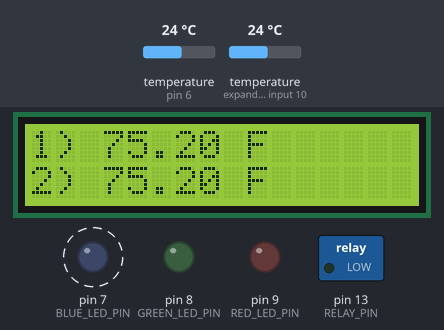
Bench run of a sketch on a simulated Arduino Uno, built with avr-gcc and run on an emulated ATmega328P. Parts: 16×2 character LCD, switched loads named in the sketch (green lamp = pin HIGH), output pins drawn as LEDs (lit = HIGH). Dashed ring = blinking. Inputs (shaded band) come from the test bench; at power-on: temperature (sensors on pin 6, expander input 10) 24 °C. What the sketch prints to the serial monitor is not drawn.

Above: at 2.5 s.
2.6 s: temperature (sensor on pin 6) set to 23.3 °C
At 4.7 s:
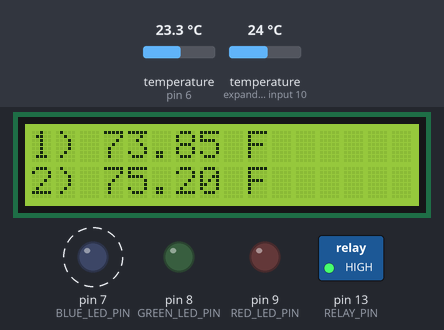
7.3 s: temperature (sensor on pin 6) set to 28 °C
At 7.65 s:
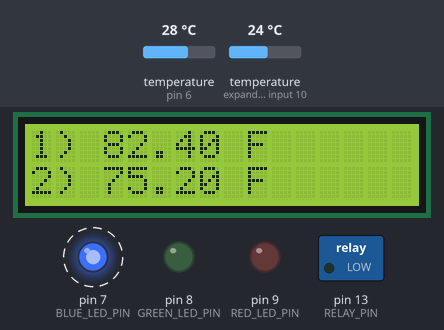
13.4 s: temperature (sensor on expander input 10) set to 12 °C
At 16.3 s:
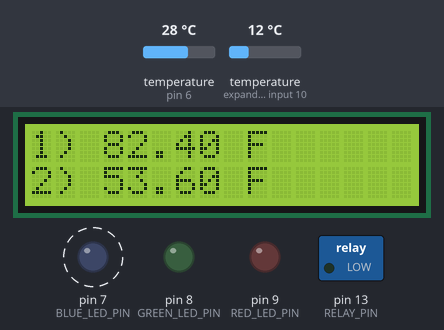
16.6 s: temperature (sensor on expander input 10) set to 19 °C
At 18.5 s:
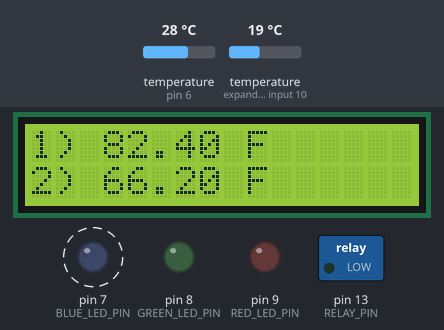
19.4 s: temperature (sensor on pin 6) set to 12 °C
At 20.82 s:
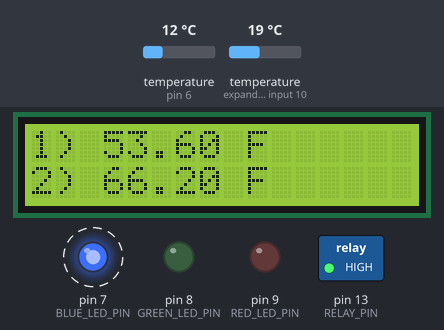
22.2 s: temperature (sensor on expander input 10) set to 28 °C
At 23.3 s:
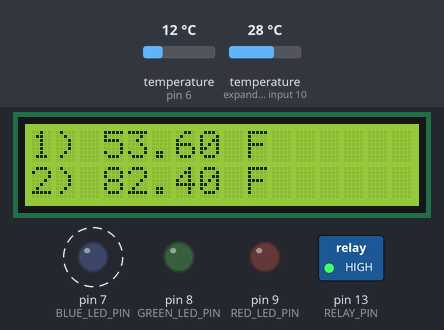
Timing chart, 0 to 26.0 s (numbered marks = the images above; inputs shaded):
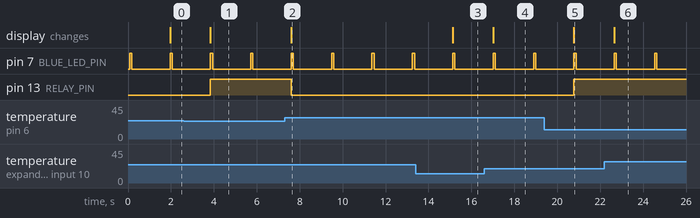

The sketch:

PIDControl.ino
```cpp
#include <LiquidCrystal.h>
#include <OneWire.h>
#include <DallasTemperature.h>
#include <PID_v1.h>

#define TEMP_PROBE_PIN 6
#define BLUE_LED_PIN 7
#define GREEN_LED_PIN 8
#define RED_LED_PIN 9
#define BUTTON_PIN 10
#define RELAY_PIN 13

#define LOW_TEMP_LIMIT 65.0
#define HIGH_TEMP_LIMIT 75.0

#define COOL 1
#define TEMPERATE 2
#define HOT 3


//Define Variables we'll be connecting to
double Setpoint, Input, Output;

//Specify the links and initial tuning parameters
double Kp=1, Ki=0.01, Kd=0.1;

PID myPID(&Input, &Output, &Setpoint, Kp, Ki, Kd, DIRECT);

int WindowSize = 5000;
unsigned long windowStartTime;


// initialize the one wire library
OneWire oneWire(TEMP_PROBE_PIN);

// initialize the Dallas temperature library
DallasTemperature sensors(&oneWire);

// initialize the LCD library with the pins on the Arduino board
LiquidCrystal lcd(12, 11, 5, 4, 3, 2);

float fahrenheit = 0;
float fahrenheit1 = 0;

int state = 0;
int activeLEDPin = BLUE_LED_PIN;

void displayTemp(int row, float temp)
{
    // set the cursor to column 0, line 'row'
  lcd.setCursor(0, row);
  lcd.print(row + 1);
  lcd.setCursor(1, row);
  lcd.print(") ");
  lcd.setCursor(3, row);
  lcd.print(temp, 2);
  lcd.setCursor(9, row);
  lcd.print("F");
}

void setDigitalOutputs(int blueLedState, int greenLedState, int redLedState, int relayState)
{
  digitalWrite(BLUE_LED_PIN, blueLedState);
  digitalWrite(GREEN_LED_PIN, greenLedState);
  digitalWrite(RED_LED_PIN, redLedState);
  digitalWrite(RELAY_PIN, relayState);
}

void flashLED(int pin)
{
   digitalWrite(pin, HIGH);
   delay(100);
   digitalWrite(pin, LOW);
}

void setup() {

 windowStartTime = millis();

 //initialize the variables we're linked to
  Setpoint = 75;

  //tell the PID to range between 0 and the full window size
  myPID.SetOutputLimits(0, WindowSize);

  //turn the PID on
  myPID.SetMode(AUTOMATIC);

  // Here, 16 and 2 are the columns and rows of the LCD
  lcd.begin(16, 2);

  lcd.print("PID");

   sensors.begin();

   pinMode(RELAY_PIN, OUTPUT);
   pinMode(BLUE_LED_PIN, OUTPUT);
   pinMode(GREEN_LED_PIN, OUTPUT);
   pinMode(RED_LED_PIN, OUTPUT);

  Serial.begin(115200);
}

void loop() {

  flashLED(activeLEDPin);

  sensors.requestTemperatures();

  delay(1000);

  fahrenheit = sensors.getTempFByIndex(0);
  fahrenheit1 = sensors.getTempFByIndex(1);

  Input = fahrenheit;

  myPID.Compute();

  /************************************************
   * turn the output pin on/off based on pid output
   ************************************************/
  if (millis() - windowStartTime > WindowSize)
  { //time to shift the Relay Window
    windowStartTime += WindowSize;
  }

  if (Output > 0.0 ) // < millis() - windowStartTime) {
  {
    digitalWrite(RELAY_PIN, HIGH);
  }
  else {
    digitalWrite(RELAY_PIN, LOW);
  }

  Serial.print(fahrenheit);
  Serial.print(" \t");
  Serial.println(Output * 100);


  displayTemp(0, fahrenheit);
  displayTemp(1, fahrenheit1);

}
```

Measured:
- the behaviour switches between 24 and 23.9 °C on temperature (sensor on pin 6) (found by bisection; images 0 and 1)
- after the input at 2.6 s, pin 13 (RELAY_PIN): LOW → HIGH after 1.2 s; the display: changes after 1.2 s (image 1)
- after the input at 7.3 s, pin 13 (RELAY_PIN): HIGH → LOW after 0.30 s; the display: changes after 0.30 s (image 2)
- after the input at 13.4 s, the display: changes after 1.7 s (image 3)
- after the input at 16.6 s, the display: changes after 0.41 s (image 4)
- after the input at 19.4 s, pin 13 (RELAY_PIN): LOW → HIGH after 1.4 s; the display: changes after 1.4 s (image 5)
- after the input at 22.2 s, the display: changes after 0.46 s (image 6)
- by itself, pin 7 (BLUE_LED_PIN): alternates HIGH for 0.10 s and LOW for 1.8 s
